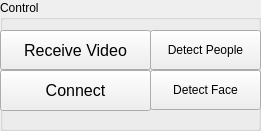
   <widget class="QGroupBox" name="groupBox_3">
    <property name="geometry">
     <rect>
      <x>680</x>
      <y>240</y>
      <width>261</width>
      <height>131</height>
     </rect>
    </property>
    <property name="title">
     <string>Control</string>
    </property>
    <widget class="QPushButton" name="connectButton">
     <property name="geometry">
      <rect>
       <x>0</x>
       <y>70</y>
       <width>151</width>
       <height>41</height>
      </rect>
     </property>
     <property name="minimumSize">
      <size>
       <width>0</width>
       <height>40</height>
      </size>
     </property>
     <property name="font">
      <font>
       <pointsize>12</pointsize>
      </font>
     </property>
     <property name="focusPolicy">
      <enum>Qt::NoFocus</enum>
     </property>
     <property name="text">
      <string>Connect</string>
     </property>
    </widget>
    <widget class="QPushButton" name="bodyButton">
     <property name="geometry">
      <rect>
       <x>150</x>
       <y>30</y>
       <width>111</width>
       <height>40</height>
      </rect>
     </property>
     <property name="minimumSize">
      <size>
       <width>10</width>
       <height>40</height>
      </size>
     </property>
     <property name="text">
      <string>Detect People</string>
     </property>
    </widget>
    <widget class="QPushButton" name="vidButton">
     <property name="geometry">
      <rect>
       <x>0</x>
       <y>30</y>
       <width>151</width>
       <height>40</height>
      </rect>
     </property>
     <property name="minimumSize">
      <size>
       <width>10</width>
       <height>40</height>
      </size>
     </property>
     <property name="font">
      <font>
       <pointsize>12</pointsize>
      </font>
     </property>
     <property name="focusPolicy">
      <enum>Qt::NoFocus</enum>
     </property>
     <property name="text">
      <string>Receive Video</string>
     </property>
    </widget>
    <widget class="QPushButton" name="faceButton">
     <property name="geometry">
      <rect>
       <x>150</x>
       <y>70</y>
       <width>111</width>
       <height>40</height>
      </rect>
     </property>
     <property name="minimumSize">
      <size>
       <width>8</width>
       <height>40</height>
      </size>
     </property>
     <property name="text">
      <string>Detect Face</string>
     </property>
    </widget>
   </widget>
